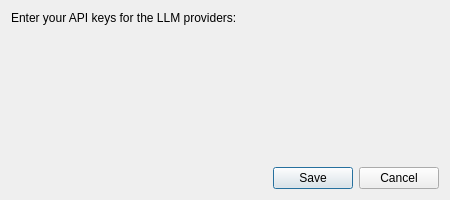
<?xml version="1.0" encoding="UTF-8"?>
<ui version="4.0">
    <class>KeysDialog</class>
    <widget class="QDialog" name="KeysDialog">
        <property name="geometry">
            <rect>
                <x>0</x>
                <y>0</y>
                <width>450</width>
                <height>200</height>
            </rect>
        </property>
        <property name="windowTitle">
            <string>API Key Management</string>
        </property>
        <property name="modal">
            <bool>true</bool>
        </property>
        <layout class="QVBoxLayout" name="verticalLayout">
            <item>
                <widget class="QLabel" name="label">
                    <property name="text">
                        <string>Enter your API keys for the LLM providers:</string>
                    </property>
                </widget>
            </item>
            <item>
                <!--
                  THIS IS THE CRITICAL FIX:
                  It must be a <layout>, not a <widget>.
                -->
                <layout class="QFormLayout" name="keyFormLayout"/>
            </item>
            <item>
                <spacer name="verticalSpacer">
                    <property name="orientation">
                        <enum>Qt::Orientation::Vertical</enum>
                    </property>
                    <property name="sizeHint" stdset="0">
                        <size>
                            <width>20</width>
                            <height>40</height>
                        </size>
                    </property>
                </spacer>
            </item>
            <item>
                <widget class="QDialogButtonBox" name="buttonBox">
                    <property name="orientation">
                        <enum>Qt::Orientation::Horizontal</enum>
                    </property>
                    <property name="standardButtons">
                        <set>QDialogButtonBox::StandardButton::Cancel|QDialogButtonBox::StandardButton::Save</set>
                    </property>
                </widget>
            </item>
        </layout>
    </widget>
    <resources/>
    <connections>
        <connection>
            <sender>buttonBox</sender>
            <signal>accepted()</signal>
            <receiver>KeysDialog</receiver>
            <slot>accept()</slot>
            <hints>
                <hint type="sourcelabel">
                    <x>248</x>
                    <y>254</y>
                </hint>
                <hint type="destinationlabel">
                    <x>157</x>
                    <y>274</y>
                </hint>
            </hints>
        </connection>
        <connection>
            <sender>buttonBox</sender>
            <signal>rejected()</signal>
            <receiver>KeysDialog</receiver>
            <slot>reject()</slot>
            <hints>
                <hint type="sourcelabel">
                    <x>316</x>
                    <y>260</y>
                </hint>
                <hint type="destinationlabel">
                    <x>286</x>
                    <y>274</y>
                </hint>
            </hints>
        </connection>
    </connections>
</ui>
